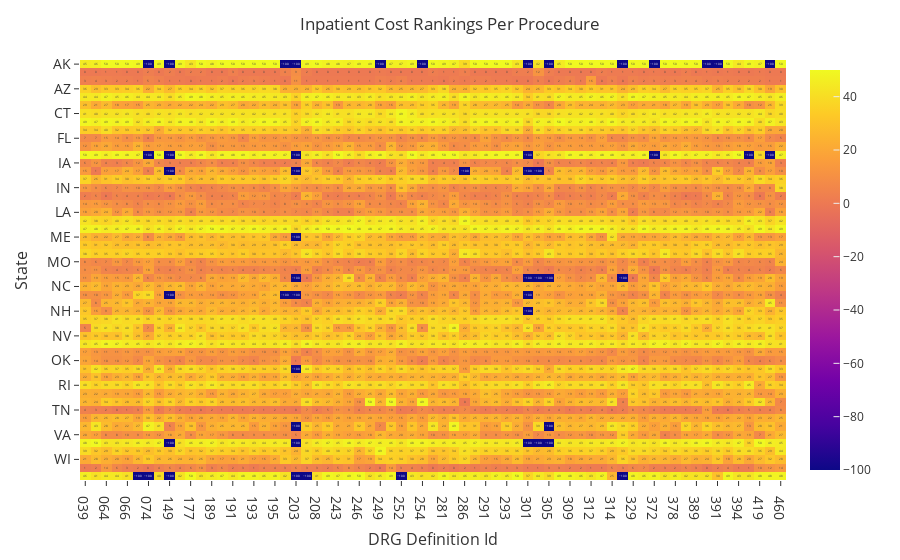

Notebook code for this chart:
### Code cell
fig = px.imshow(_df,text_auto=True, aspect="auto")
fig.update_layout(
    title='Inpatient Cost Rankings Per Procedure',
    template='ggplot2',
    xaxis=dict(
        title='DRG Definition Id',
        titlefont_size=16,
        tickfont_size=14,
    ),
    yaxis=dict(
        title='State',
        titlefont_size=16,
        tickfont_size=14,
    ),
    legend=dict(
        x=0,
        y=1.0,
    ),
    barmode='group',
    bargap=0.15,
    bargroupgap=0.1 
)
fig.show()

### Figure 1 — Plotly figure (JSON) as saved in the notebook; plotly's stock layout.template omitted (floating-point values rounded to 4 significant figures; data arrays with more than 128 entries replaced by an {"elided": "..."} marker saying what was removed)
{"data": [{"coloraxis": "coloraxis", "hovertemplate": "x: %{x}<br>y: %{y}<br>color: %{z}<extra></extra>", "name": "0", "texttemplate": "%{z}", "type": "heatmap", "x": ["039", "057", "064", "065", "066", "069", "074", "101", "149", "176", "177", "178", "189", "190", "191", "192", "193", "194", "195", "202", "203", "207", "208", "238", "243", "244", "246", "247", "249", "251", "252", "253", "254", "280", "281", "282", "286", "287", "291", "292", "293", "300", "301", "303", "305", "308", "309", "310", "312", "313", "314", "315", "329", "330", "372", "377", "378", "379", "389", "390", "391", "392", "394", "418", "419", "439", "460"], "xaxis": "x", "y": ["AK", "AL", "AR", "AZ", "CA", "CO", "CT", "DC", "DE", "FL", "GA", "HI", "IA", "ID", "IL", "IN", "KS", "KY", "LA", "MA", "MD", "ME", "MI", "MN", "MO", "MS", "MT", "NC", "ND", "NE", "NH", "NJ", "NM", "NV", "NY", "OH", "OK", "OR", "PA", "RI", "SC", "SD", "TN", "TX", "UT", "VA", "VT", "WA", "WI", "WV", "WY"], "yaxis": "y", "z": {"elided": "51x67 int values"}}], "layout": {"bargap": 0.15, "bargroupgap": 0.1, "barmode": "group", "coloraxis": {"colorscale": [[0, "#0d0887"], [0.1111, "#46039f"], [0.2222, "#7201a8"], [0.3333, "#9c179e"], [0.4444, "#bd3786"], [0.5556, "#d8576b"], [0.6667, "#ed7953"], [0.7778, "#fb9f3a"], [0.8889, "#fdca26"], [1, "#f0f921"]]}, "legend": {"x": 0, "y": 1}, "margin": {"t": 60}, "title": {"text": "Inpatient Cost Rankings Per Procedure"}, "xaxis": {"anchor": "y", "domain": [0, 1], "tickfont": {"size": 14}, "title": {"font": {"size": 16}, "text": "DRG Definition Id"}}, "yaxis": {"anchor": "x", "autorange": "reversed", "domain": [0, 1], "tickfont": {"size": 14}, "title": {"font": {"size": 16}, "text": "State"}}}}
